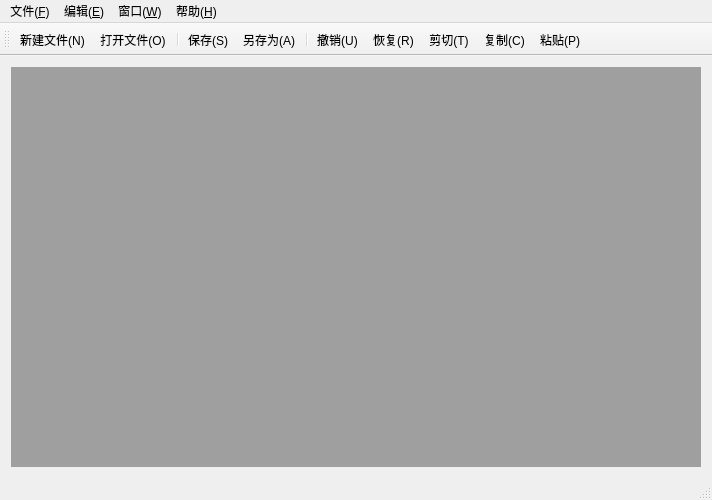
<?xml version="1.0" encoding="UTF-8"?>
<ui version="4.0">
 <class>MainWindow</class>
 <widget class="QMainWindow" name="MainWindow">
  <property name="geometry">
   <rect>
    <x>0</x>
    <y>0</y>
    <width>712</width>
    <height>500</height>
   </rect>
  </property>
  <property name="windowTitle">
   <string>MainWindow</string>
  </property>
  <widget class="QWidget" name="centralWidget">
   <layout class="QGridLayout" name="gridLayout">
    <item row="0" column="0">
     <widget class="QMdiArea" name="mdiArea"/>
    </item>
   </layout>
  </widget>
  <widget class="QMenuBar" name="menuBar">
   <property name="geometry">
    <rect>
     <x>0</x>
     <y>0</y>
     <width>712</width>
     <height>28</height>
    </rect>
   </property>
   <widget class="QMenu" name="menuF">
    <property name="title">
     <string>文件(&amp;F)</string>
    </property>
    <addaction name="actionNew"/>
    <addaction name="actionOpen"/>
    <addaction name="separator"/>
    <addaction name="actionSave"/>
    <addaction name="actionSaveAs"/>
    <addaction name="separator"/>
    <addaction name="actionExit"/>
   </widget>
   <widget class="QMenu" name="menuE">
    <property name="title">
     <string>编辑(&amp;E)</string>
    </property>
    <addaction name="actionUndo"/>
    <addaction name="actionRedo"/>
    <addaction name="actionCut"/>
    <addaction name="actionCopy"/>
    <addaction name="actionPaste"/>
   </widget>
   <widget class="QMenu" name="menuW">
    <property name="title">
     <string>窗口(&amp;W)</string>
    </property>
    <addaction name="actionClose"/>
    <addaction name="actionCloseAll"/>
    <addaction name="actionTile"/>
    <addaction name="actionCascade"/>
    <addaction name="separator"/>
    <addaction name="actionNext"/>
    <addaction name="actionPrevious"/>
   </widget>
   <widget class="QMenu" name="menuH">
    <property name="title">
     <string>帮助(&amp;H)</string>
    </property>
    <addaction name="actionAbout"/>
    <addaction name="actionAboutQt"/>
   </widget>
   <addaction name="menuF"/>
   <addaction name="menuE"/>
   <addaction name="menuW"/>
   <addaction name="menuH"/>
  </widget>
  <widget class="QToolBar" name="mainToolBar">
   <attribute name="toolBarArea">
    <enum>TopToolBarArea</enum>
   </attribute>
   <attribute name="toolBarBreak">
    <bool>false</bool>
   </attribute>
   <addaction name="actionNew"/>
   <addaction name="actionOpen"/>
   <addaction name="separator"/>
   <addaction name="actionSave"/>
   <addaction name="actionSaveAs"/>
   <addaction name="separator"/>
   <addaction name="actionUndo"/>
   <addaction name="actionRedo"/>
   <addaction name="actionCut"/>
   <addaction name="actionCopy"/>
   <addaction name="actionPaste"/>
  </widget>
  <widget class="QStatusBar" name="statusBar"/>
  <action name="actionNew">
   <property name="icon">
    <iconset resource="res.qrc">
     <normaloff>:/icon/image/NewDocumentHS.png</normaloff>:/icon/image/NewDocumentHS.png</iconset>
   </property>
   <property name="text">
    <string>新建文件(&amp;N)</string>
   </property>
  </action>
  <action name="actionOpen">
   <property name="icon">
    <iconset resource="res.qrc">
     <normaloff>:/icon/image/openHS.png</normaloff>:/icon/image/openHS.png</iconset>
   </property>
   <property name="text">
    <string>打开文件(&amp;O)</string>
   </property>
  </action>
  <action name="actionSave">
   <property name="icon">
    <iconset resource="res.qrc">
     <normaloff>:/icon/image/saveHS.png</normaloff>:/icon/image/saveHS.png</iconset>
   </property>
   <property name="text">
    <string>保存(&amp;S)</string>
   </property>
  </action>
  <action name="actionSaveAs">
   <property name="icon">
    <iconset resource="res.qrc">
     <normaloff>:/icon/image/SaveAllHS.png</normaloff>:/icon/image/SaveAllHS.png</iconset>
   </property>
   <property name="text">
    <string>另存为(&amp;A)</string>
   </property>
  </action>
  <action name="actionExit">
   <property name="text">
    <string>退出(&amp;X)</string>
   </property>
  </action>
  <action name="actionUndo">
   <property name="icon">
    <iconset resource="res.qrc">
     <normaloff>:/icon/image/Edit_UndoHS.png</normaloff>:/icon/image/Edit_UndoHS.png</iconset>
   </property>
   <property name="text">
    <string>撤销(&amp;U)</string>
   </property>
  </action>
  <action name="actionRedo">
   <property name="icon">
    <iconset resource="res.qrc">
     <normaloff>:/icon/image/Edit_RedoHS.png</normaloff>:/icon/image/Edit_RedoHS.png</iconset>
   </property>
   <property name="text">
    <string>恢复(&amp;R)</string>
   </property>
  </action>
  <action name="actionCut">
   <property name="icon">
    <iconset resource="res.qrc">
     <normaloff>:/icon/image/CutHS.png</normaloff>:/icon/image/CutHS.png</iconset>
   </property>
   <property name="text">
    <string>剪切(&amp;T)</string>
   </property>
  </action>
  <action name="actionCopy">
   <property name="icon">
    <iconset resource="res.qrc">
     <normaloff>:/icon/image/CopyHS.png</normaloff>:/icon/image/CopyHS.png</iconset>
   </property>
   <property name="text">
    <string>复制(&amp;C)</string>
   </property>
  </action>
  <action name="actionPaste">
   <property name="icon">
    <iconset resource="res.qrc">
     <normaloff>:/icon/image/PasteHS.png</normaloff>:/icon/image/PasteHS.png</iconset>
   </property>
   <property name="text">
    <string>粘贴(&amp;P)</string>
   </property>
  </action>
  <action name="actionClose">
   <property name="text">
    <string>关闭(&amp;O)</string>
   </property>
  </action>
  <action name="actionCloseAll">
   <property name="text">
    <string>关闭所有窗口(&amp;A)</string>
   </property>
  </action>
  <action name="actionTile">
   <property name="text">
    <string>平铺(&amp;T)</string>
   </property>
  </action>
  <action name="actionCascade">
   <property name="text">
    <string>层叠(&amp;C)</string>
   </property>
  </action>
  <action name="actionNext">
   <property name="text">
    <string>下一个(&amp;X)</string>
   </property>
  </action>
  <action name="actionPrevious">
   <property name="text">
    <string>前一个(&amp;V)</string>
   </property>
  </action>
  <action name="actionAbout">
   <property name="text">
    <string>关于(&amp;A)</string>
   </property>
  </action>
  <action name="actionAboutQt">
   <property name="text">
    <string>关于Qt(&amp;Q)</string>
   </property>
  </action>
 </widget>
 <layoutdefault spacing="6" margin="11"/>
 <resources>
  <include location="res.qrc"/>
 </resources>
 <connections/>
</ui>
